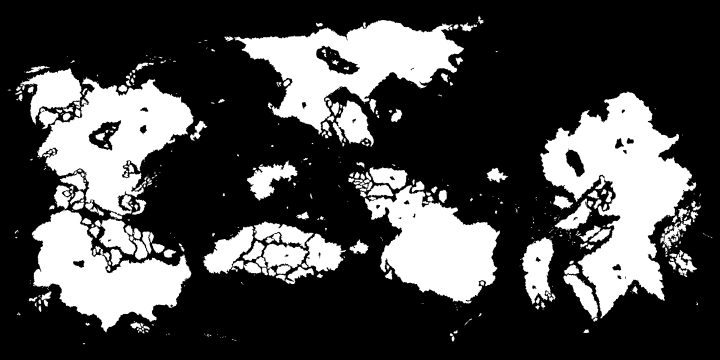
#> input picture deco_ui/art/valsora_land.png, 1440 x 720 px (shown at 1/2 size)
$ python proposals_masthead.py
#> lines starting #> are read from the running program, lines starting #| are printed output that depends on the picture; after the words box and inside, x2 and y2 are one past the last pixel; in counts of white or black regions, pixels touching at a corner belong together
### deco_ui/tools/paths.py
"""Where everything lives. All build scripts import their paths from here.

Layout (relative to the project root = the folder above tools/):
    valsora_deco_ui/            the mod itself (output of the build; also shipped)
    tools/                      these scripts
    source_fonts/               Josefin Sans, Federo, Limelight, Bodoni Moda (SIL OFL)
    art/                        source art: menu_world.jpg (main menu map), map_rouental.jpg + flag_ROU.png (previews)
    reference/vanilla/          copy of the game's files the tools read: interface/*.gui, *.gfx
    reference/valsora/          the Valsora mod (localisation, ideologies, country tags, leaders for previews)
    build/                      intermediates and previews (safe to delete)

Every location can be overridden with an environment variable:
    VALSORA_DECO_ROOT, VALSORA_DECO_MOD, HOI4_DIR (the game folder, used instead of reference/vanilla),
    VALSORA_MOD_DIR (instead of reference/valsora), VALSORA_DECO_BUILD (instead of build/), VALSORA_BASE_DIR (instead of ../work/deco_base: the Valsora
    mod's own copies of the files the Deco UI replaces), CHROMIUM_PATH (the browser Playwright uses).
"""
import os

TOOLS = os.path.dirname(os.path.abspath(__file__))
ROOT = os.path.abspath(os.environ.get("VALSORA_DECO_ROOT") or os.path.join(TOOLS, ".."))


def _d(p):
    return os.path.abspath(p) + os.sep


MOD = _d(os.environ.get("VALSORA_DECO_MOD") or os.path.join(ROOT, "valsora_deco_ui"))
FONTS_SRC = _d(os.path.join(ROOT, "source_fonts"))
ART = _d(os.path.join(ROOT, "art"))
VANILLA = _d(os.environ.get("HOI4_DIR") or os.path.join(ROOT, "reference", "vanilla"))
VALSORA = _d(os.environ.get("VALSORA_MOD_DIR") or os.path.join(ROOT, "reference", "valsora"))
# the Valsora mod's own files that the Deco UI replaces (interface/countrypoliticsview.gui), as Valsora built them:
# since the Deco UI is part of the Valsora build (2026-10-14), build/valsora_test holds the Deco UI's copies, so
# the Valsora build keeps its own in work/deco_base/ (scripts/deco_ui.py) and make_politics.py starts from there
_base = os.environ.get("VALSORA_BASE_DIR") or os.path.join(ROOT, "..", "work", "deco_base")
VALSORA_BASE = _d(_base) if os.path.isdir(_base) else VALSORA
# VALSORA_DECO_BUILD: a build folder of one's own (2026-10-21), for helpers drawing side by side (gen_textures.py
# writes its page and screenshots there)
BUILD = _d(os.environ.get("VALSORA_DECO_BUILD") or os.path.join(ROOT, "build"))
# each texture's signature (gen_textures.py): in the repository, so a fresh clone redraws only what changed
# a scratch manifest for a test run of gen_textures.py (VALSORA_TEXTURE_MANIFEST), so it leaves the committed one alone
MANIFEST = os.environ.get("VALSORA_TEXTURE_MANIFEST") or os.path.join(ROOT, "texture_manifest.json")
# Chromium for Playwright: by default Playwright's own download; CHROMIUM_PATH points at another one
# (e.g. a cloud machine's pre-installed /opt/pw-browsers/chromium when the versions differ)
CHROMIUM = {"executable_path": os.environ["CHROMIUM_PATH"]} if os.environ.get("CHROMIUM_PATH") else {}
PNG = _d(os.path.join(BUILD, "png"))
for _p in (BUILD, PNG):
    os.makedirs(_p, exist_ok=True)

### deco_ui/tools/globe_art.py
"""Valsora's land for the Deco UI's globes (v0.8): art/valsora_land.png and the gilt globe gen_textures.py draws
from it (the news masthead's medallion); the other globes proposals_globes.py shows the user (v0.8.2).

    python globe_art.py          -> art/valsora_land.png, from the Valsora build's terrain.bmp (run after map changes)

The land is the game map's (terrain.bmp: index 15 is water), equirectangular (row 0 north, x -180..180 degrees), at
1440 x 720, kept in art/ so the textures don't need a Valsora build. globe() turns it into a small globe in the
Deco UI's style (v0.8.1: the first, lit and with every lake and channel, read as a speckled blob at 50 px; v0.8.2:
lit again, the land still simplified). VIEW is the Valsora mod's world tension globe's (above Nonscio and Araseos),
which the masthead shares since v0.8.2 (layout_events.NEWS_VIEW).
"""
import os

import numpy as np
from PIL import Image
from scipy import ndimage as ndi

from paths import ART, VALSORA

LAND = ART + "valsora_land.png"
VIEW = (-95.0, 22.0)          # longitude, latitude at the globe's centre (the tension globe's)


# [5 lines left out: function write_land, not called in this run]


def _sphere(n, view):
    """inverse orthographic projection of an n x n disc: inside, longitude, latitude, and the normal (u, v, z)"""
    lon0, lat0 = np.radians(view[0]), np.radians(view[1])
    c = (np.arange(n) + 0.5) / n * 2 - 1
    u, v = np.meshgrid(c, -c)
    rho = np.hypot(u, v)
    inside = rho < 1
    z = np.sqrt(np.clip(1 - rho ** 2, 0, 1))
    cc = np.arcsin(np.clip(rho, 0, 1))
    with np.errstate(invalid="ignore", divide="ignore"):
        lat = np.arcsin(np.clip(np.cos(cc) * np.sin(lat0) + np.where(rho > 0, v * np.sin(cc) * np.cos(lat0) / rho, 0), -1, 1))
        lon = lon0 + np.arctan2(u * np.sin(cc), rho * np.cos(cc) * np.cos(lat0) - v * np.sin(cc) * np.sin(lat0))
    return inside, np.degrees(lon), np.degrees(lat), u, v, z


def _sample(field, lon, lat):
    h, w = field.shape
    x = ((lon + 180) % 360) / 360 * w - 0.5
    y = (90 - lat) / 180 * h - 0.5
    return ndi.map_coordinates(field, [y, x], order=1, mode="wrap")


def simplified(sigma_deg=1.2):
    """the land as a globe this small can show (v0.8.1): smoothed by sigma_deg degrees and thresholded, its lakes
    filled and its specks dropped, so the coasts read as shapes instead of speckle"""
    land = np.asarray(Image.open(LAND), dtype=np.float32) / 255
    s = sigma_deg * land.shape[1] / 360
    m = ndi.binary_fill_holes(ndi.gaussian_filter(land, s, mode="wrap") > .5)
    lab, n = ndi.label(m)
    sizes = ndi.sum(m, lab, range(1, n + 1))
    keep = np.isin(lab, 1 + np.flatnonzero(sizes > (3 * s) ** 2))
    return ndi.gaussian_filter(keep.astype(np.float32), s * .35, mode="wrap")


def _rgba(col, alpha, k):
    rgba = np.dstack([np.clip(col, 0, 1), alpha.astype(np.float32)])
    return Image.fromarray((rgba * 255).astype(np.uint8), "RGBA").reduce(k)


def _graticule(lon, lat, n, k, grid, pole=90):
    """meridians and parallels every `grid` degrees, about a final pixel wide, the meridians stopping at `pole`"""
    w = .5 * k / n * 360 / np.pi          # about half a final pixel, in degrees at the centre
    near = lambda a: np.abs(((a + grid / 2) % grid) - grid / 2)
    mer = np.clip(1 - near(lon) * np.cos(np.radians(lat)) / w, 0, 1) * (np.abs(lat) < pole)
    par = np.clip(1 - near(lat) / w, 0, 1) * (np.abs(lat) < pole + 1)
    return np.maximum(mer, par)


GILT = [np.array(c, np.float32) / 255 for c in ((255, 243, 200), (227, 199, 126), (139, 106, 44))]


def _gilt(t, top_end=.4, bot=None):
    """the masthead letters' gilt gradient at t (0 light .. 1 dark)"""
    top, mid, deep = GILT
    bot = deep if bot is None else np.array(bot, np.float32) / 255
    t = t[..., None]
    return np.where(t < top_end, top + (mid - top) * (t / top_end), mid + (bot - mid) * ((t - top_end) / (1 - top_end)))


def globe(d, view=VIEW, k=8, grid=30, sigma=.9, pole=72):
    """an RGBA image d x d px (drawn at k times, then reduced), in the Deco UI's style (v0.8.2, the user on v0.8.1's:
    "I'm not quite satisfied with the globe"): v0.8.1's simplified gilt land and lacquer sea, now lit from the upper
    left (the land from pale to deep gilt, the sea from lacquer to near black), with a bright limb on the lit side; the
    graticule over the sea only, its meridians stopping short of the pole (where they bunched into a star). No rim (the
    texture draws it in SVG, crisp)."""
    n = d * k
    land = simplified(sigma)
    inside, lon, lat, u, v, z = _sphere(n, view)
    frac = np.clip((_sample(land, lon, lat) - .5) / .12 + .5, 0, 1)
    light = np.array([-.45, .55, .70])
    light = light / np.linalg.norm(light)
    lam = np.clip(u * light[0] + v * light[1] + z * light[2], 0, 1)
    landc = _gilt(1 - (.35 + .65 * lam))
    sea_hi, sea_lo = np.array([34, 50, 58], np.float32) / 255, np.array([9, 13, 16], np.float32) / 255
    sea = sea_lo + (sea_hi - sea_lo) * (lam ** 2)[..., None]
    col = sea * (1 - frac[..., None]) + landc * frac[..., None]
    edge = np.clip(ndi.gaussian_gradient_magnitude(frac, k * .5) * k * 1.1, 0, 1)     # the coast, dark
    col = col * (1 - .5 * edge[..., None])
    g = _graticule(lon, lat, n, k, grid, pole) * (.25 + .75 * z) * (1 - frac) * .5
    col = col * (1 - g[..., None]) + np.array([201, 165, 90], np.float32) / 255 * g[..., None]
    rho = np.hypot(u, v)
    rim = np.clip((rho - .9) / .1, 0, 1) ** 2
    lit_side = np.clip((-u * .6 + v * .8) * .9 + .2, 0, 1)
    col = col * (1 - rim[..., None] * .5 * (1 - lit_side[..., None]))
    col = col + (np.array([241, 220, 156], np.float32) / 255 - col) * (rim * lit_side * .55)[..., None]
    return _rgba(col, inside, k)


# ------------------------------------------------ other globes, for the user to choose from (proposals_globes.py)

# [36 lines left out: functions globe_first, globe_flat, not called in this run]


def _ellipse(xs, ys, cx, cy, rx, ry, tilt):
    """(x/rx)^2 + (y/ry)^2 in the frame of an ellipse tilted by `tilt` degrees"""
    t = np.radians(tilt)
    dx, dy = xs - cx, ys - cy
    x, y = dx * np.cos(t) + dy * np.sin(t), -dx * np.sin(t) + dy * np.cos(t)
    return (x / rx) ** 2 + (y / ry) ** 2, y


def globe_ringed(d, view=VIEW, k=8, scale=.72, tilt=-16):
    """a newsreel globe: the lit globe a little smaller, girdled by a tilted gilt ring (behind it at the back, over it
    in front), like the studio globes of the 1930s newsreels"""
    n = d * k
    gd = int(round(d * scale))
    g = np.asarray(globe(gd, view, k), np.float32) / 255
    out = np.zeros((d * k, d * k, 4), np.float32)
    big = np.asarray(Image.fromarray((g * 255).astype(np.uint8), "RGBA").resize((gd * k, gd * k), Image.LANCZOS),
                     np.float32) / 255
    o = (n - gd * k) // 2
    ys, xs = np.mgrid[0:n, 0:n].astype(np.float32) + .5
    c = n / 2
    e_out, yy = _ellipse(xs, ys, c, c, n * .49, n * .17, tilt)
    e_in, _ = _ellipse(xs, ys, c, c, n * .49 - 3.4 * k, n * .17 - 2.2 * k, tilt)
    band = (e_out <= 1) & (e_in > 1)
    keep = (e_out <= 1.06) & (e_in > .9) & ~band        # a dark line round the band, to part it from the globe
    behind = yy < 0
    shade = np.clip(.55 + .45 * (xs - c) / (n * .49) * -1, .25, 1)      # lit from the left
    ring = _gilt(1 - shade)
    def put(mask, rgb, a=1.0):
        m = mask.astype(np.float32) * a
        out[..., :3] = out[..., :3] * (1 - m[..., None]) + rgb * m[..., None]
        out[..., 3] = np.maximum(out[..., 3], m)
    put(band & behind, ring, .9)
    put(keep & behind, np.array([11, 16, 20], np.float32) / 255, .9)
    gl = np.zeros_like(out)
    gl[o:o + gd * k, o:o + gd * k] = big
    a = gl[..., 3:4]
    out[..., :3] = out[..., :3] * (1 - a) + gl[..., :3] * a
    out[..., 3] = np.maximum(out[..., 3], gl[..., 3])
    put(keep & ~behind, np.array([11, 16, 20], np.float32) / 255)
    put(band & ~behind, ring)
    pre = out.copy()
    pre[..., :3] *= pre[..., 3:4]
    pre = pre.reshape(d, k, d, k, 4).mean(axis=(1, 3))
    with np.errstate(invalid="ignore", divide="ignore"):
        pre[..., :3] = np.where(pre[..., 3:4] > 0, pre[..., :3] / pre[..., 3:4], 0)
    return Image.fromarray((np.clip(pre, 0, 1) * 255).astype(np.uint8), "RGBA")


# [44 lines left out: functions world_disc, globe_engraved, not called in this run]


# [3 lines that do not run on import are left out]

### deco_ui/tools/layout_events.py
"""Layout of the events (interface/eventwindow.gui, v0.8): the option plates, shared by the texture
(gen_textures.py, 'ev_option'), make_events.py and preview_events.py.

The game draws every option the same way (one event_option_entry for all event windows): its picture at the entry's
top left, its text in the Name box. The plate is OPTION_W wide inside the game's 352 px picture, and each window's
options_grid is moved so the plate sits in the middle of the room it has (the user, 2026-10-15: the options sat
"significantly closer to the image than ... to the other side of the box. It should be centered between the two"):
- a country event: between the picture's gilt frame (its outer line at x 218.5) and the card's inner rail (576.5);
- a news event: the broadsheet's middle (its rails at 6.5 and 521.5);
- a leader event: the card's middle (580 wide);
- an operative event: under its text column (x 70-470).
"""
OPTION_W = 334              # the plate; the game's picture is 352 wide
OPTION_PAD = 10             # the text's margin inside the plate
OPTION_TEXT_Y, OPTION_TEXT_H = 3, 42   # the text's box: the plate's height (it is drawn at y 2-46), three 14 px lines
CENTRES = {"EventWindow": (218.5 + 576.5) / 2, "EventWindow_News": (6.5 + 521.5) / 2, "EventWindow_leader": 290,
           "EventWindow_Operative": 270}


# the news page, 528 wide (v0.8.1): the game puts its picture (x 59) 5.5 px and its headline (x 12, 490 wide) 7 px
# left of the page's middle, and its story's box (x 39, 460 wide) 5 px right of it, which the centred masthead showed
# up; they are centred on it
NEWS_CX = 264
NEWS_PIC_W, NEWS_TITLE_W, NEWS_TEXT_W = 399, 490, 460     # the picture's box (and its overlay), the headline, the story
NEWS_PIC_X = int(NEWS_CX - NEWS_PIC_W / 2)                 # 64: the 399 px box centred to half a pixel
NEWS_TITLE_X = NEWS_CX - NEWS_TITLE_W // 2                 # 19
NEWS_TEXT_X = NEWS_CX - NEWS_TEXT_W // 2                   # 34


# the news story (v0.10.2, the user's screenshot of 2026-10-17, "Text on event runs over": Cardonia's capitulation, 13
# lines of the body font from y 291, ran over the rule and diamond the page draws above its option). The page is a
# fixed picture, so the story has the room between the headline and that ornament: from y 291 (the midsection's 121
# and the box's 170) to 485, where the diamond's top point is (gen_textures.EV_NEWS: the rule at 492.5, the diamond a
# 10 px square turned on its centre). It is set in the 13 px body font on a 14 px line: 13 lines fit, the most any news
# event Valsora ships needs with the longest names in it (country_capitulated.0, nuke_dropped.2), and all but one of
# the game's 324 news stories (14 lines); in the 15 px font, 12 lines fit and 11 of Valsora's 27 stories need 13 or 14
# (counted with "The Sacred Principality of Rouental" for every country's name).
NEWS_TEXT_FONT = "valsora_deco_body_13"
NEWS_STORY_Y, NEWS_STORY_END = 291, 485
# where the game puts the news option (inferred from the screenshot: its plate's top edge at y 507, so the entry at
# 505, under a story ending at 499): the bottom window under the midsection, which is the game's 385 tall unless the
# story is taller (as the country event's middle grows with its text), the options grid 1 px above its top
NEWS_MID_Y, NEWS_MID_H, NEWS_TEXT_DY = 121, 385, 170


def news_option_y(story_h):
    """the news option's top on the page for a story story_h tall"""
    return NEWS_MID_Y + max(NEWS_MID_H, NEWS_TEXT_DY + story_h) - 1


# the text boxes' height in lines of the body font (16 px), where the game's typewriter font (16 px too) had 14 (a
# country event) and 21 (a leader event): a box too short drops the lines past it, and the body font needs up to two
# more lines than the game's for the game's longest texts (stability.32: 16 lines where the game's 14 fit; 21 of the
# game's 5,736 texts lost lines at a country event's 14, among them two La Resistance events Valsora ships). The game
# stretches those events' middle to the text, so a taller box only matters for the texts that need it.
TEXT_LINES = {"EventWindow": 16, "EventWindow_leader": 24}


def grid_x(window):
    """options_grid's x: the plate centred on the window's centre line (to the nearest pixel)"""
    return int(CENTRES[window] - OPTION_W / 2)


# the news masthead (v0.8.1): the paper's name in two words of one width either side of a globe of Valsora
NEWS_WORDS = ("VALSORAN", "STANDARD")
NEWS_VIEW = (-95.0, 18.0)        # the globe (globe_art.globe): above Nonscio and Araseos, as the tension globe (v0.8.2)
NEWS_SIZE, NEWS_GLOBE = 27, 60   # the words' size (Federo), the globe's diameter
# the globe's design (v0.8.3): the author's favourite of the options (2026-10-15, later: "I think the globe I'm sending
# now is my current favorite of your designs"), the newsreel globe girdled by a tilted ring; "lit" is v0.8.2's
NEWS_GLOBE_STYLE = "ringed"


def news_globe():
    """(the masthead's globe, a PIL image NEWS_GLOBE across; whether the masthead draws a gilt rim round it: not round
    the ringed one, whose ring reaches past the globe)"""
    import globe_art as GA
    if NEWS_GLOBE_STYLE == "ringed":
        return GA.globe_ringed(NEWS_GLOBE, NEWS_VIEW), False
#> in simplified, `m = ndi.binary_fill_holes(ndi.gaussian_filter(land, s, mode="wrap") > ..`:
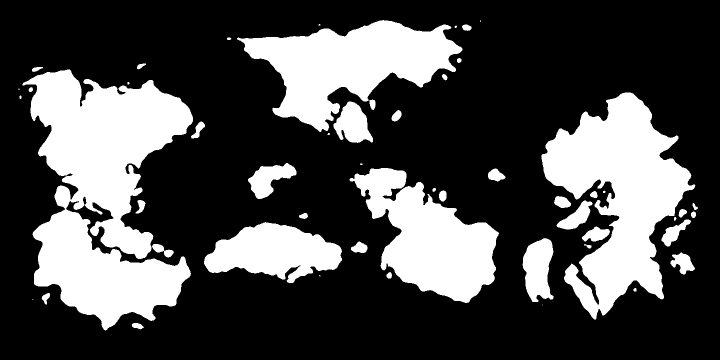
#> m: shape (720, 1440) bool (shown at 1/2 size); 29.3% white; 52 white regions (10 under 20 px), largest, box (x1, y1, x2, y2) and area: (45, 139, 386, 661) 101529, (1083, 185, 1391, 639) 67362, (474, 40, 925, 264) 48451
#> in simplified, `lab, n = ndi.label(m)`:
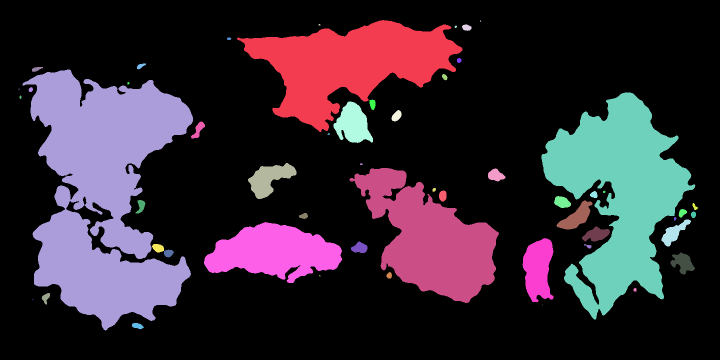
#> lab: shape (720, 1440) int32 (shown at 1/2 size); 54 distinct labels, from 0 to 53; one colour per label, 0 black
#> in simplified, `lab, n = ndi.label(m)`: n = 53
#> in simplified, `sizes = ndi.sum(m, lab, range(1, n + 1))`: sizes = 53 values, max 101529 at index 9, min 2 at index 51, mean 5734.6
#> in _sample, `y = (90 - lat) / 180 * h - 0.5`:
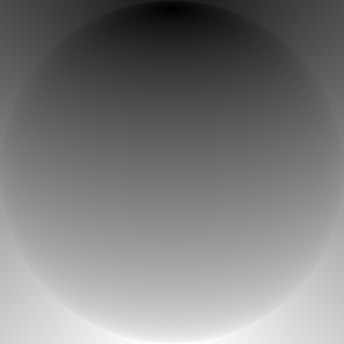
#> y: shape (344, 344) float64; min 0.252, max 645.4, mean 315.8; drawn with min black and max white
#> in _graticule, `mer = np.clip(1 - near(lon) * np.cos(np.radians(lat)) / w, 0, 1) * (np..`:
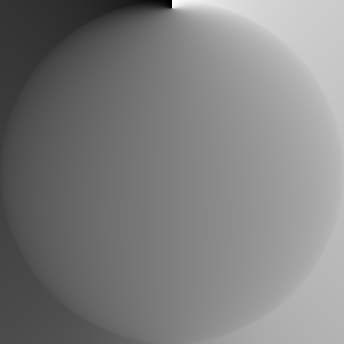
#> lon: shape (344, 344) float64; min -274.3, max 84.29, mean -95; drawn with min black and max white
#> in _graticule, `mer = np.clip(1 - near(lon) * np.cos(np.radians(lat)) / w, 0, 1) * (np..`:
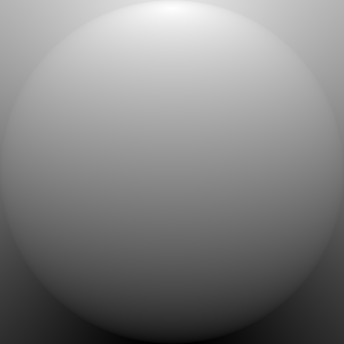
#> lat: shape (344, 344) float64; min -71.46, max 89.81, mean 10.9; drawn with min black and max white
#> in globe, `g = _graticule(lon, lat, n, k, grid, pole) * (.25 + .75 * z) * (1 - fr..`:
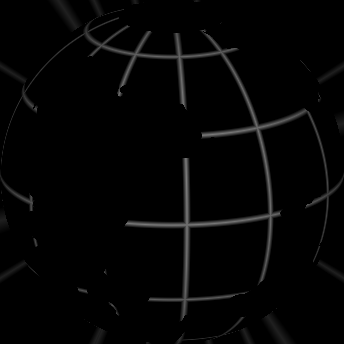
#> g: shape (344, 344) float64; min 0, max 0.498, mean 0.0172
#> in _rgba, `return Image.fromarray((rgba * 255).astype(np.uint8), "RGBA").reduce(k)`:
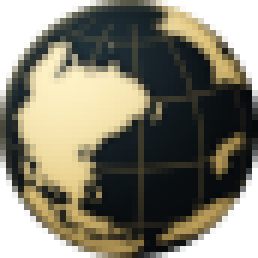
#> returned value: PIL image 43x43 RGBA (shown 6 times larger); mean R, G, B, A 78.5, 75, 58.4, 200.3; transparent parts drawn white
#> (the rest of the program and of its run is left out)
